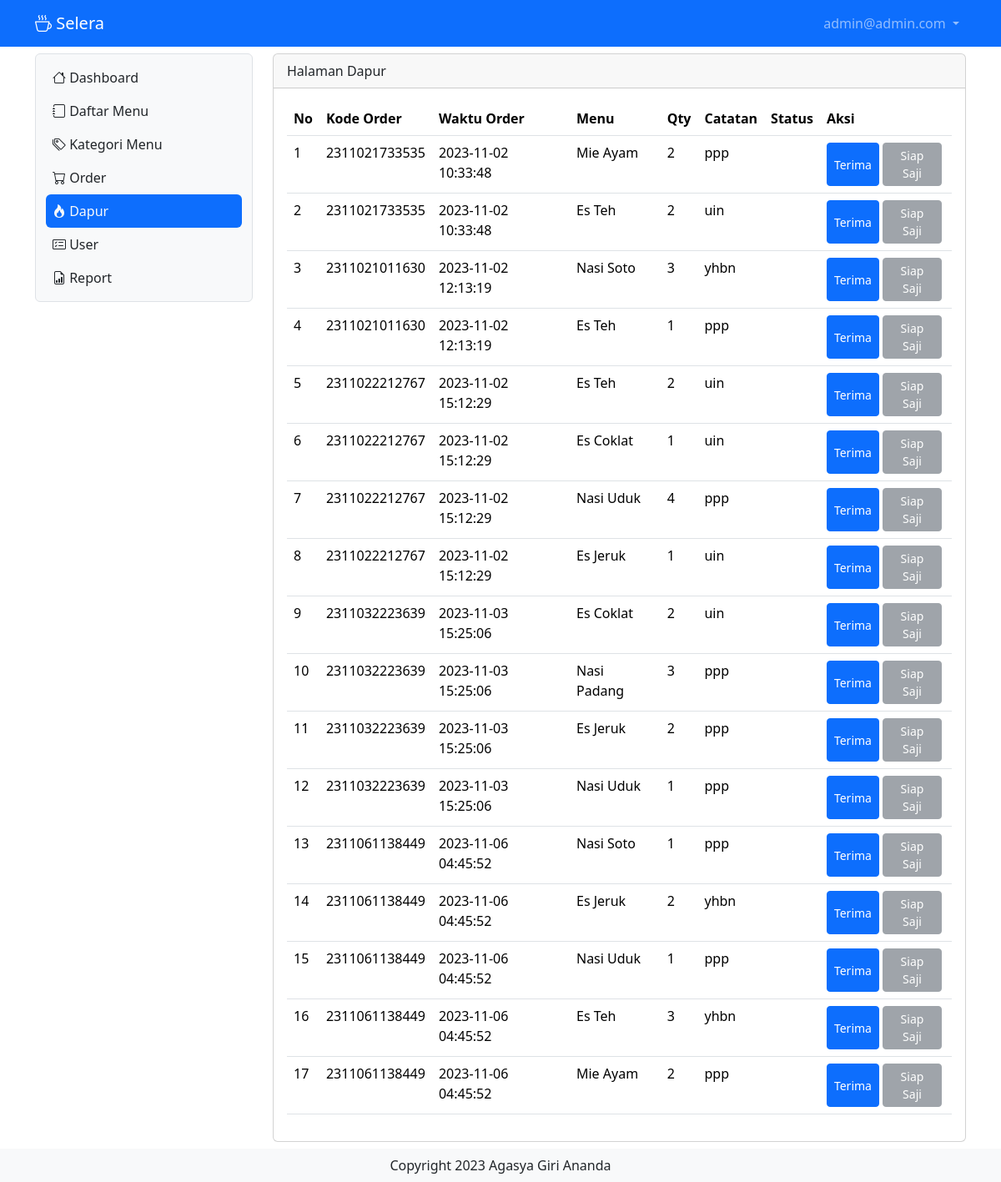
Page /dapur (signed in) on the committed database.
### tables this page shows
CREATE TABLE `tb_user` (
  `id` int(11) NOT NULL,
  `nama` varchar(255) NOT NULL,
  `username` varchar(255) NOT NULL,
  `password` varchar(255) NOT NULL,
  `level` int(10) NOT NULL,
  `nohp` varchar(15) NOT NULL,
  `alamat` varchar(300) NOT NULL
);

CREATE TABLE `tb_list_order` (
  `id_list_order` int(11) NOT NULL,
  `menu` int(11) NOT NULL,
  `kode_order` bigint(20) NOT NULL,
  `jumlah` int(11) NOT NULL,
  `catatan` varchar(255) NOT NULL,
  `status` int(11) NOT NULL
);

CREATE TABLE `tb_order` (
  `id_order` bigint(20) NOT NULL,
  `pelanggan` varchar(255) NOT NULL,
  `meja` int(11) NOT NULL,
  `pelayan` int(11) NOT NULL,
  `waktu_order` timestamp NOT NULL DEFAULT current_timestamp() ON UPDATE current_timestamp()
);

CREATE TABLE `tb_daftar_menu` (
  `id` int(11) NOT NULL,
  `foto` varchar(255) NOT NULL,
  `nama_menu` varchar(255) NOT NULL,
  `keterangan` varchar(255) NOT NULL,
  `kategori` int(50) NOT NULL,
  `harga` varchar(100) NOT NULL,
  `stok` varchar(50) NOT NULL
);

### dapur.php (the view, shortened to what this page needs)
<?php
include "proses/connect.php";
$query = mysqli_query($conn, "SELECT * FROM tb_list_order
        LEFT JOIN tb_order ON tb_order.id_order = tb_list_order.kode_order
        LEFT JOIN tb_daftar_menu ON tb_daftar_menu.id = tb_list_order.menu
        LEFT JOIN tb_bayar ON tb_bayar.id_bayar = tb_order.id_order
        ORDER BY waktu_order ASC
        ");
while ($record = mysqli_fetch_array($query)) {
    $result[] = $record;
}
?>
<div class="col-lg-9 mt-2">
    <div class="card">
        <div class="card-header">
            Halaman Dapur
        </div>
        <div class="card-body">
            <?php
            if (empty($result)) {
                echo "Data makanan atau minuman tidak ada";
            } else {
                    ?>
                <div class="table-responsive">
                    <table class="table table-hover">
                        <thead>
                            <tr class="text-nowrap">
                                <th scope="col">No</th>
                                <th scope="col">Kode Order</th>
                                <th scope="col">Waktu Order</th>
                                <th scope="col">Menu</th>
                                <th scope="col">Qty</th>
                                <th scope="col">Catatan</th>
                                <th scope="col">Status</th>
                                <th scope="col">Aksi</th>
                            </tr>
                        </thead>
                        <tbody>
                            <?php
                            $no = 1;
                            foreach ($result as $row) {
                                if ($row['status'] != 2) {
                                    ?>
                                    <tr>
                                        <td>
                                            <?php echo $no++ ?>
                                        </td>
                                        <td>
                                            <?php echo $row['kode_order'] ?>
                                        </td>
                                        <td>
                                            <?php echo $row['waktu_order'] ?>
                                        </td>
                                        <td>
                                            <?php echo $row['nama_menu'] ?>
                                        </td>
                                        <td>
                                            <?php echo $row['jumlah'] ?>
                                        </td>
                                        <td>
                                            <?php echo $row['catatan'] ?>
                                        </td>
                                        <td>
                                        </td>
                                        <td>
                                            <div class="d-flex">
                                                <button
                                                    class="<?php echo (!empty($row['status'])) ? "btn btn-secondary btn-sm me-1 disabled" : "btn btn-primary btn-sm me-1"; ?>"
                                                    data-bs-toggle="modal"
                                                    data-bs-target="#terima<?php echo $row['id_list_order'] ?>">Terima</i></button>
                                                <button
                                                    class="<?php echo (empty($row['status']) || $row['status'] != 1) ? "btn btn-secondary btn-sm me-1 disabled" : "btn btn-success btn-sm me-1 text-nowrap"; ?>"
                                                    data-bs-toggle="modal"
                                                    data-bs-target="#siapsaji<?php echo $row['id_list_order'] ?>">Siap Saji</button>
                                            </div>
                                        </td>
                                    </tr>
                                    <?php
                                }
                            }
                            ?>
                        </tbody>
                    </table>
                </div>
                <?php
            }
            ?>
        </div>
    </div>
</div>

### header.php (shortened to what this page needs)
<?php
include "proses/connect.php";
$query = mysqli_query($conn, "SELECT * FROM tb_user WHERE username = '$_SESSION[username_selera]'");
?>
<nav class="navbar navbar-expand navbar-dark bg-primary sticky-top">
    <div class="container-lg">
        <a class="navbar-brand" href="."><i class="bi bi-cup-hot"></i> Selera</a>
        <div class="collapse navbar-collapse justify-content-end" id="navbarNavDropdown">
            <ul class="navbar-nav">
                <li class="nav-item dropdown">
                    <a class="nav-link dropdown-toggle" href="#" role="button" data-bs-toggle="dropdown"
                        aria-expanded="false">
                        <?php echo $hasil['username']; ?>
                    </a>
                </li>
            </ul>
        </div>
    </div>
</nav>

### rows in the picture
tb_user: username "admin@admin.com"
tb_list_order: kode_order "2311021733535", kode_order.waktu_order "2023-11-02 10:33:48", menu.nama_menu "Mie Ayam", jumlah "2", catatan "ppp"
tb_list_order: kode_order "2311021733535", kode_order.waktu_order "2023-11-02 10:33:48", menu.nama_menu "Es Teh", jumlah "2", catatan "uin"
tb_list_order: kode_order "2311021011630", kode_order.waktu_order "2023-11-02 12:13:19", menu.nama_menu "Nasi Soto", jumlah "3", catatan "yhbn"
tb_list_order: kode_order "2311021011630", kode_order.waktu_order "2023-11-02 12:13:19", menu.nama_menu "Es Teh", jumlah "1", catatan "ppp"
tb_list_order: kode_order "2311022212767", kode_order.waktu_order "2023-11-02 15:12:29", menu.nama_menu "Es Teh", jumlah "2", catatan "uin"
tb_list_order: kode_order "2311022212767", kode_order.waktu_order "2023-11-02 15:12:29", menu.nama_menu "Es Coklat", jumlah "1", catatan "uin"
tb_list_order: kode_order "2311022212767", kode_order.waktu_order "2023-11-02 15:12:29", menu.nama_menu "Nasi Uduk", jumlah "4", catatan "ppp"
tb_list_order: kode_order "2311022212767", kode_order.waktu_order "2023-11-02 15:12:29", menu.nama_menu "Es Jeruk", jumlah "1", catatan "uin"
tb_list_order: kode_order "2311032223639", kode_order.waktu_order "2023-11-03 15:25:06", menu.nama_menu "Es Coklat", jumlah "2", catatan "uin"
tb_list_order: kode_order "2311032223639", kode_order.waktu_order "2023-11-03 15:25:06", menu.nama_menu "Nasi Padang", jumlah "3", catatan "ppp"
tb_list_order: kode_order "2311032223639", kode_order.waktu_order "2023-11-03 15:25:06", menu.nama_menu "Es Jeruk", jumlah "2", catatan "ppp"
tb_list_order: kode_order "2311032223639", kode_order.waktu_order "2023-11-03 15:25:06", menu.nama_menu "Nasi Uduk", jumlah "1", catatan "ppp"
tb_list_order: kode_order "2311061138449", kode_order.waktu_order "2023-11-06 04:45:52", menu.nama_menu "Nasi Soto", jumlah "1", catatan "ppp"
tb_list_order: kode_order "2311061138449", kode_order.waktu_order "2023-11-06 04:45:52", menu.nama_menu "Es Jeruk", jumlah "2", catatan "yhbn"
tb_list_order: kode_order "2311061138449", kode_order.waktu_order "2023-11-06 04:45:52", menu.nama_menu "Nasi Uduk", jumlah "1", catatan "ppp"
tb_list_order: kode_order "2311061138449", kode_order.waktu_order "2023-11-06 04:45:52", menu.nama_menu "Es Teh", jumlah "3", catatan "yhbn"
tb_list_order: kode_order "2311061138449", kode_order.waktu_order "2023-11-06 04:45:52", menu.nama_menu "Mie Ayam", jumlah "2", catatan "ppp"
